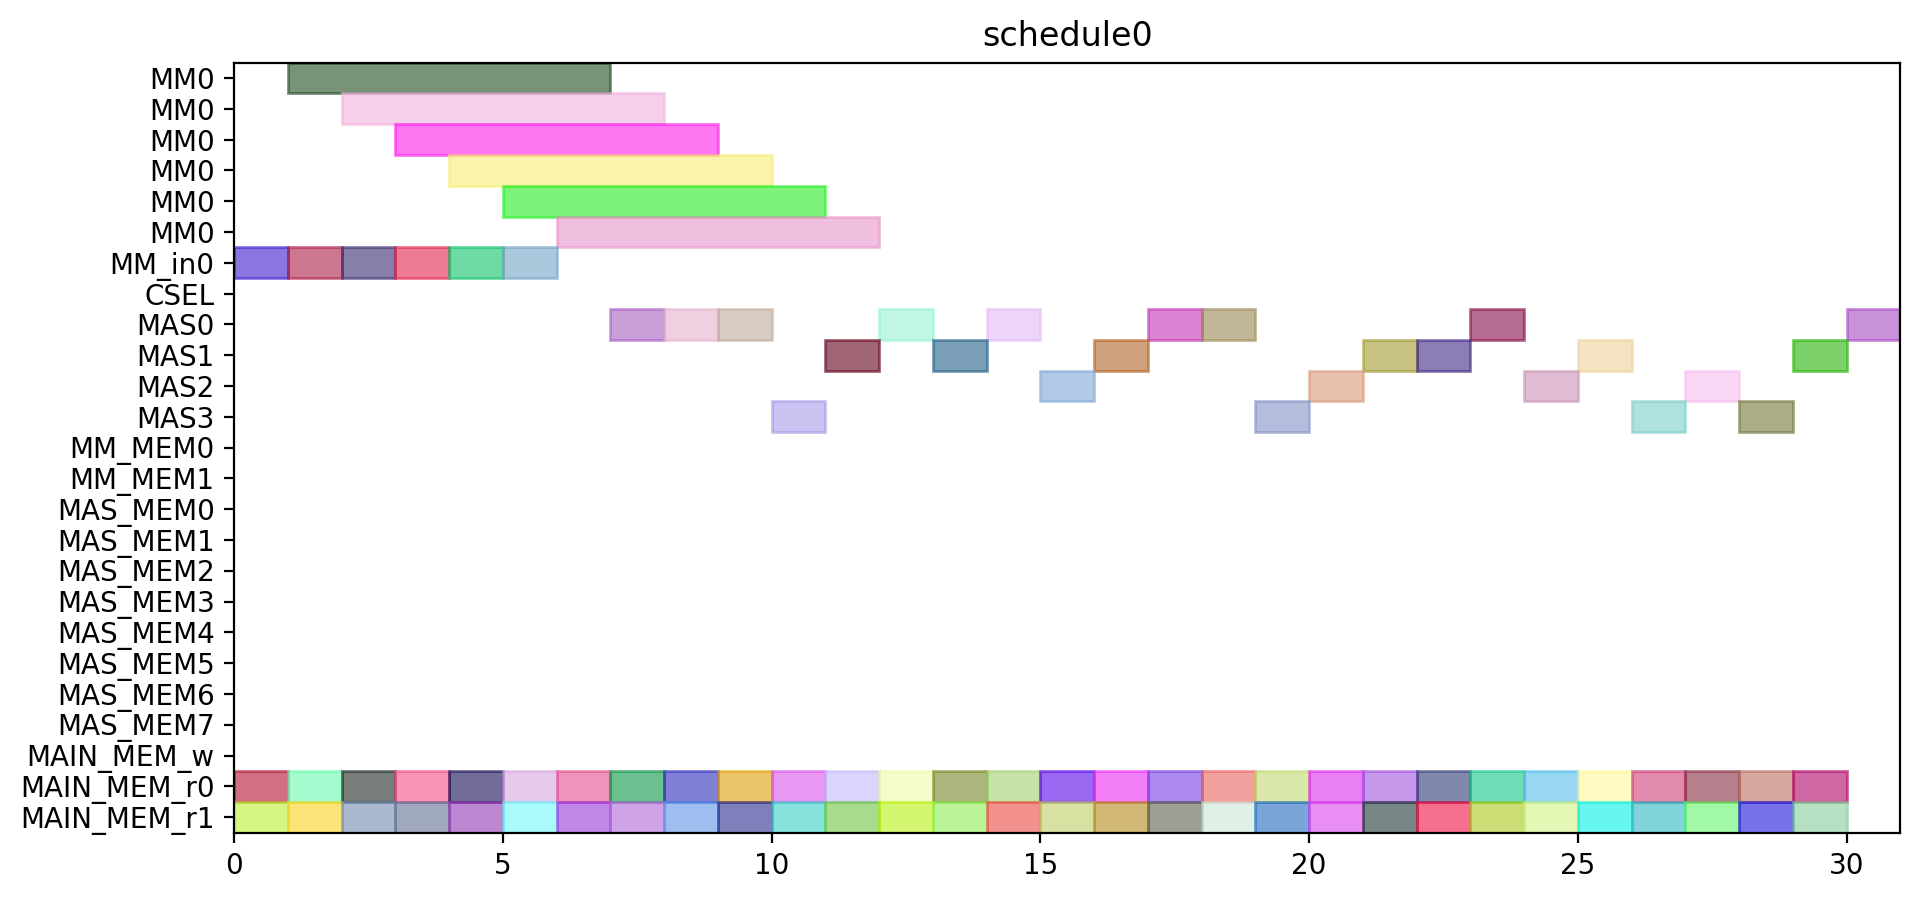

Reproduce this figure in Python.
from pyschedule import Scenario, solvers, plotters, alt


def solve():
	horizon = 120
	S = Scenario("schedule0", horizon=horizon)

	# resource
	MM = S.Resources('MM', num=1, size=6)
	MM_in = S.Resources('MM_in', num=1)
	CSEL = S.Resource('CSEL')
	MAS = S.Resources('MAS', num=4, size=1, periods=range(1, horizon))
	MM_MEM = S.Resources('MM_MEM', num=2)
	MAS_MEM = S.Resources('MAS_MEM', num=8)
	MAIN_MEM_w = S.Resource('MAIN_MEM_w', size=1)
	MAIN_MEM_r = S.Resources('MAIN_MEM_r', num=2)

	# result of previous scheduling

	# new tasks
	c_t0_a1_0 = S.Task('c_t0_a1_0', length=1, delay_cost=1)
	c_t0_a1_0 += alt(MAS)
	c_t0_a1_0_mem0 = S.Task('c_t0_a1_0_mem0', length=1, delay_cost=1)
	c_t0_a1_0_mem0 += MAIN_MEM_r[0]
	S += c_t0_a1_0_mem0 <= c_t0_a1_0

	c_t0_a1_0_mem1 = S.Task('c_t0_a1_0_mem1', length=1, delay_cost=1)
	c_t0_a1_0_mem1 += MAIN_MEM_r[1]
	S += c_t0_a1_0_mem1 <= c_t0_a1_0

	c_t0_a1_1 = S.Task('c_t0_a1_1', length=1, delay_cost=1)
	c_t0_a1_1 += alt(MAS)
	c_t0_a1_1_mem0 = S.Task('c_t0_a1_1_mem0', length=1, delay_cost=1)
	c_t0_a1_1_mem0 += MAIN_MEM_r[0]
	S += c_t0_a1_1_mem0 <= c_t0_a1_1

	c_t0_a1_1_mem1 = S.Task('c_t0_a1_1_mem1', length=1, delay_cost=1)
	c_t0_a1_1_mem1 += MAIN_MEM_r[1]
	S += c_t0_a1_1_mem1 <= c_t0_a1_1

	c_t0_t10 = S.Task('c_t0_t10', length=1, delay_cost=1)
	c_t0_t10 += alt(MAS)
	c_t0_t10_mem0 = S.Task('c_t0_t10_mem0', length=1, delay_cost=1)
	c_t0_t10_mem0 += MAIN_MEM_r[0]
	S += c_t0_t10_mem0 <= c_t0_t10

	c_t0_t10_mem1 = S.Task('c_t0_t10_mem1', length=1, delay_cost=1)
	c_t0_t10_mem1 += MAIN_MEM_r[1]
	S += c_t0_t10_mem1 <= c_t0_t10

	c_t0_t11 = S.Task('c_t0_t11', length=1, delay_cost=1)
	c_t0_t11 += alt(MAS)
	c_t0_t11_mem0 = S.Task('c_t0_t11_mem0', length=1, delay_cost=1)
	c_t0_t11_mem0 += MAIN_MEM_r[0]
	S += c_t0_t11_mem0 <= c_t0_t11

	c_t0_t11_mem1 = S.Task('c_t0_t11_mem1', length=1, delay_cost=1)
	c_t0_t11_mem1 += MAIN_MEM_r[1]
	S += c_t0_t11_mem1 <= c_t0_t11

	c_t0_t3_t0 = S.Task('c_t0_t3_t0', length=6, delay_cost=1)
	c_t0_t3_t0 += alt(MM)
	c_t0_t3_t0_in = S.Task('c_t0_t3_t0_in', length=1, delay_cost=1)
	c_t0_t3_t0_in += alt(MM_in)
	S += c_t0_t3_t0_in*MM_in[0]<=c_t0_t3_t0*MM[0]
	c_t0_t3_t0_mem0 = S.Task('c_t0_t3_t0_mem0', length=1, delay_cost=1)
	c_t0_t3_t0_mem0 += MAIN_MEM_r[0]
	S += c_t0_t3_t0_mem0 <= c_t0_t3_t0

	c_t0_t3_t0_mem1 = S.Task('c_t0_t3_t0_mem1', length=1, delay_cost=1)
	c_t0_t3_t0_mem1 += MAIN_MEM_r[1]
	S += c_t0_t3_t0_mem1 <= c_t0_t3_t0

	c_t0_t3_t1 = S.Task('c_t0_t3_t1', length=6, delay_cost=1)
	c_t0_t3_t1 += alt(MM)
	c_t0_t3_t1_in = S.Task('c_t0_t3_t1_in', length=1, delay_cost=1)
	c_t0_t3_t1_in += alt(MM_in)
	S += c_t0_t3_t1_in*MM_in[0]<=c_t0_t3_t1*MM[0]
	c_t0_t3_t1_mem0 = S.Task('c_t0_t3_t1_mem0', length=1, delay_cost=1)
	c_t0_t3_t1_mem0 += MAIN_MEM_r[0]
	S += c_t0_t3_t1_mem0 <= c_t0_t3_t1

	c_t0_t3_t1_mem1 = S.Task('c_t0_t3_t1_mem1', length=1, delay_cost=1)
	c_t0_t3_t1_mem1 += MAIN_MEM_r[1]
	S += c_t0_t3_t1_mem1 <= c_t0_t3_t1

	c_t0_t3_t2 = S.Task('c_t0_t3_t2', length=1, delay_cost=1)
	c_t0_t3_t2 += alt(MAS)
	c_t0_t3_t2_mem0 = S.Task('c_t0_t3_t2_mem0', length=1, delay_cost=1)
	c_t0_t3_t2_mem0 += MAIN_MEM_r[0]
	S += c_t0_t3_t2_mem0 <= c_t0_t3_t2

	c_t0_t3_t2_mem1 = S.Task('c_t0_t3_t2_mem1', length=1, delay_cost=1)
	c_t0_t3_t2_mem1 += MAIN_MEM_r[1]
	S += c_t0_t3_t2_mem1 <= c_t0_t3_t2

	c_t0_t3_t3 = S.Task('c_t0_t3_t3', length=1, delay_cost=1)
	c_t0_t3_t3 += alt(MAS)
	c_t0_t3_t3_mem0 = S.Task('c_t0_t3_t3_mem0', length=1, delay_cost=1)
	c_t0_t3_t3_mem0 += MAIN_MEM_r[0]
	S += c_t0_t3_t3_mem0 <= c_t0_t3_t3

	c_t0_t3_t3_mem1 = S.Task('c_t0_t3_t3_mem1', length=1, delay_cost=1)
	c_t0_t3_t3_mem1 += MAIN_MEM_r[1]
	S += c_t0_t3_t3_mem1 <= c_t0_t3_t3

	c_t1_a1_0 = S.Task('c_t1_a1_0', length=1, delay_cost=1)
	c_t1_a1_0 += alt(MAS)
	c_t1_a1_0_mem0 = S.Task('c_t1_a1_0_mem0', length=1, delay_cost=1)
	c_t1_a1_0_mem0 += MAIN_MEM_r[0]
	S += c_t1_a1_0_mem0 <= c_t1_a1_0

	c_t1_a1_0_mem1 = S.Task('c_t1_a1_0_mem1', length=1, delay_cost=1)
	c_t1_a1_0_mem1 += MAIN_MEM_r[1]
	S += c_t1_a1_0_mem1 <= c_t1_a1_0

	c_t1_a1_1 = S.Task('c_t1_a1_1', length=1, delay_cost=1)
	c_t1_a1_1 += alt(MAS)
	c_t1_a1_1_mem0 = S.Task('c_t1_a1_1_mem0', length=1, delay_cost=1)
	c_t1_a1_1_mem0 += MAIN_MEM_r[0]
	S += c_t1_a1_1_mem0 <= c_t1_a1_1

	c_t1_a1_1_mem1 = S.Task('c_t1_a1_1_mem1', length=1, delay_cost=1)
	c_t1_a1_1_mem1 += MAIN_MEM_r[1]
	S += c_t1_a1_1_mem1 <= c_t1_a1_1

	c_t1_t10 = S.Task('c_t1_t10', length=1, delay_cost=1)
	c_t1_t10 += alt(MAS)
	c_t1_t10_mem0 = S.Task('c_t1_t10_mem0', length=1, delay_cost=1)
	c_t1_t10_mem0 += MAIN_MEM_r[0]
	S += c_t1_t10_mem0 <= c_t1_t10

	c_t1_t10_mem1 = S.Task('c_t1_t10_mem1', length=1, delay_cost=1)
	c_t1_t10_mem1 += MAIN_MEM_r[1]
	S += c_t1_t10_mem1 <= c_t1_t10

	c_t1_t11 = S.Task('c_t1_t11', length=1, delay_cost=1)
	c_t1_t11 += alt(MAS)
	c_t1_t11_mem0 = S.Task('c_t1_t11_mem0', length=1, delay_cost=1)
	c_t1_t11_mem0 += MAIN_MEM_r[0]
	S += c_t1_t11_mem0 <= c_t1_t11

	c_t1_t11_mem1 = S.Task('c_t1_t11_mem1', length=1, delay_cost=1)
	c_t1_t11_mem1 += MAIN_MEM_r[1]
	S += c_t1_t11_mem1 <= c_t1_t11

	c_t1_t3_t0 = S.Task('c_t1_t3_t0', length=6, delay_cost=1)
	c_t1_t3_t0 += alt(MM)
	c_t1_t3_t0_in = S.Task('c_t1_t3_t0_in', length=1, delay_cost=1)
	c_t1_t3_t0_in += alt(MM_in)
	S += c_t1_t3_t0_in*MM_in[0]<=c_t1_t3_t0*MM[0]
	c_t1_t3_t0_mem0 = S.Task('c_t1_t3_t0_mem0', length=1, delay_cost=1)
	c_t1_t3_t0_mem0 += MAIN_MEM_r[0]
	S += c_t1_t3_t0_mem0 <= c_t1_t3_t0

	c_t1_t3_t0_mem1 = S.Task('c_t1_t3_t0_mem1', length=1, delay_cost=1)
	c_t1_t3_t0_mem1 += MAIN_MEM_r[1]
	S += c_t1_t3_t0_mem1 <= c_t1_t3_t0

	c_t1_t3_t1 = S.Task('c_t1_t3_t1', length=6, delay_cost=1)
	c_t1_t3_t1 += alt(MM)
	c_t1_t3_t1_in = S.Task('c_t1_t3_t1_in', length=1, delay_cost=1)
	c_t1_t3_t1_in += alt(MM_in)
	S += c_t1_t3_t1_in*MM_in[0]<=c_t1_t3_t1*MM[0]
	c_t1_t3_t1_mem0 = S.Task('c_t1_t3_t1_mem0', length=1, delay_cost=1)
	c_t1_t3_t1_mem0 += MAIN_MEM_r[0]
	S += c_t1_t3_t1_mem0 <= c_t1_t3_t1

	c_t1_t3_t1_mem1 = S.Task('c_t1_t3_t1_mem1', length=1, delay_cost=1)
	c_t1_t3_t1_mem1 += MAIN_MEM_r[1]
	S += c_t1_t3_t1_mem1 <= c_t1_t3_t1

	c_t1_t3_t2 = S.Task('c_t1_t3_t2', length=1, delay_cost=1)
	c_t1_t3_t2 += alt(MAS)
	c_t1_t3_t2_mem0 = S.Task('c_t1_t3_t2_mem0', length=1, delay_cost=1)
	c_t1_t3_t2_mem0 += MAIN_MEM_r[0]
	S += c_t1_t3_t2_mem0 <= c_t1_t3_t2

	c_t1_t3_t2_mem1 = S.Task('c_t1_t3_t2_mem1', length=1, delay_cost=1)
	c_t1_t3_t2_mem1 += MAIN_MEM_r[1]
	S += c_t1_t3_t2_mem1 <= c_t1_t3_t2

	c_t1_t3_t3 = S.Task('c_t1_t3_t3', length=1, delay_cost=1)
	c_t1_t3_t3 += alt(MAS)
	c_t1_t3_t3_mem0 = S.Task('c_t1_t3_t3_mem0', length=1, delay_cost=1)
	c_t1_t3_t3_mem0 += MAIN_MEM_r[0]
	S += c_t1_t3_t3_mem0 <= c_t1_t3_t3

	c_t1_t3_t3_mem1 = S.Task('c_t1_t3_t3_mem1', length=1, delay_cost=1)
	c_t1_t3_t3_mem1 += MAIN_MEM_r[1]
	S += c_t1_t3_t3_mem1 <= c_t1_t3_t3

	c_t2_a1_0 = S.Task('c_t2_a1_0', length=1, delay_cost=1)
	c_t2_a1_0 += alt(MAS)
	c_t2_a1_0_mem0 = S.Task('c_t2_a1_0_mem0', length=1, delay_cost=1)
	c_t2_a1_0_mem0 += MAIN_MEM_r[0]
	S += c_t2_a1_0_mem0 <= c_t2_a1_0

	c_t2_a1_0_mem1 = S.Task('c_t2_a1_0_mem1', length=1, delay_cost=1)
	c_t2_a1_0_mem1 += MAIN_MEM_r[1]
	S += c_t2_a1_0_mem1 <= c_t2_a1_0

	c_t2_a1_1 = S.Task('c_t2_a1_1', length=1, delay_cost=1)
	c_t2_a1_1 += alt(MAS)
	c_t2_a1_1_mem0 = S.Task('c_t2_a1_1_mem0', length=1, delay_cost=1)
	c_t2_a1_1_mem0 += MAIN_MEM_r[0]
	S += c_t2_a1_1_mem0 <= c_t2_a1_1

	c_t2_a1_1_mem1 = S.Task('c_t2_a1_1_mem1', length=1, delay_cost=1)
	c_t2_a1_1_mem1 += MAIN_MEM_r[1]
	S += c_t2_a1_1_mem1 <= c_t2_a1_1

	c_t2_t10 = S.Task('c_t2_t10', length=1, delay_cost=1)
	c_t2_t10 += alt(MAS)
	c_t2_t10_mem0 = S.Task('c_t2_t10_mem0', length=1, delay_cost=1)
	c_t2_t10_mem0 += MAIN_MEM_r[0]
	S += c_t2_t10_mem0 <= c_t2_t10

	c_t2_t10_mem1 = S.Task('c_t2_t10_mem1', length=1, delay_cost=1)
	c_t2_t10_mem1 += MAIN_MEM_r[1]
	S += c_t2_t10_mem1 <= c_t2_t10

	c_t2_t11 = S.Task('c_t2_t11', length=1, delay_cost=1)
	c_t2_t11 += alt(MAS)
	c_t2_t11_mem0 = S.Task('c_t2_t11_mem0', length=1, delay_cost=1)
	c_t2_t11_mem0 += MAIN_MEM_r[0]
	S += c_t2_t11_mem0 <= c_t2_t11

	c_t2_t11_mem1 = S.Task('c_t2_t11_mem1', length=1, delay_cost=1)
	c_t2_t11_mem1 += MAIN_MEM_r[1]
	S += c_t2_t11_mem1 <= c_t2_t11

	c_t2_t3_t0 = S.Task('c_t2_t3_t0', length=6, delay_cost=1)
	c_t2_t3_t0 += alt(MM)
	c_t2_t3_t0_in = S.Task('c_t2_t3_t0_in', length=1, delay_cost=1)
	c_t2_t3_t0_in += alt(MM_in)
	S += c_t2_t3_t0_in*MM_in[0]<=c_t2_t3_t0*MM[0]
	c_t2_t3_t0_mem0 = S.Task('c_t2_t3_t0_mem0', length=1, delay_cost=1)
	c_t2_t3_t0_mem0 += MAIN_MEM_r[0]
	S += c_t2_t3_t0_mem0 <= c_t2_t3_t0

	c_t2_t3_t0_mem1 = S.Task('c_t2_t3_t0_mem1', length=1, delay_cost=1)
	c_t2_t3_t0_mem1 += MAIN_MEM_r[1]
	S += c_t2_t3_t0_mem1 <= c_t2_t3_t0

	c_t2_t3_t1 = S.Task('c_t2_t3_t1', length=6, delay_cost=1)
	c_t2_t3_t1 += alt(MM)
	c_t2_t3_t1_in = S.Task('c_t2_t3_t1_in', length=1, delay_cost=1)
	c_t2_t3_t1_in += alt(MM_in)
	S += c_t2_t3_t1_in*MM_in[0]<=c_t2_t3_t1*MM[0]
	c_t2_t3_t1_mem0 = S.Task('c_t2_t3_t1_mem0', length=1, delay_cost=1)
	c_t2_t3_t1_mem0 += MAIN_MEM_r[0]
	S += c_t2_t3_t1_mem0 <= c_t2_t3_t1

	c_t2_t3_t1_mem1 = S.Task('c_t2_t3_t1_mem1', length=1, delay_cost=1)
	c_t2_t3_t1_mem1 += MAIN_MEM_r[1]
	S += c_t2_t3_t1_mem1 <= c_t2_t3_t1

	c_t2_t3_t2 = S.Task('c_t2_t3_t2', length=1, delay_cost=1)
	c_t2_t3_t2 += alt(MAS)
	c_t2_t3_t2_mem0 = S.Task('c_t2_t3_t2_mem0', length=1, delay_cost=1)
	c_t2_t3_t2_mem0 += MAIN_MEM_r[0]
	S += c_t2_t3_t2_mem0 <= c_t2_t3_t2

	c_t2_t3_t2_mem1 = S.Task('c_t2_t3_t2_mem1', length=1, delay_cost=1)
	c_t2_t3_t2_mem1 += MAIN_MEM_r[1]
	S += c_t2_t3_t2_mem1 <= c_t2_t3_t2

	c_t2_t3_t3 = S.Task('c_t2_t3_t3', length=1, delay_cost=1)
	c_t2_t3_t3 += alt(MAS)
	c_t2_t3_t3_mem0 = S.Task('c_t2_t3_t3_mem0', length=1, delay_cost=1)
	c_t2_t3_t3_mem0 += MAIN_MEM_r[0]
	S += c_t2_t3_t3_mem0 <= c_t2_t3_t3

	c_t2_t3_t3_mem1 = S.Task('c_t2_t3_t3_mem1', length=1, delay_cost=1)
	c_t2_t3_t3_mem1 += MAIN_MEM_r[1]
	S += c_t2_t3_t3_mem1 <= c_t2_t3_t3

	c_t3000 = S.Task('c_t3000', length=1, delay_cost=1)
	c_t3000 += alt(MAS)
	c_t3000_mem0 = S.Task('c_t3000_mem0', length=1, delay_cost=1)
	c_t3000_mem0 += MAIN_MEM_r[0]
	S += c_t3000_mem0 <= c_t3000

	c_t3000_mem1 = S.Task('c_t3000_mem1', length=1, delay_cost=1)
	c_t3000_mem1 += MAIN_MEM_r[1]
	S += c_t3000_mem1 <= c_t3000

	c_t3001 = S.Task('c_t3001', length=1, delay_cost=1)
	c_t3001 += alt(MAS)
	c_t3001_mem0 = S.Task('c_t3001_mem0', length=1, delay_cost=1)
	c_t3001_mem0 += MAIN_MEM_r[0]
	S += c_t3001_mem0 <= c_t3001

	c_t3001_mem1 = S.Task('c_t3001_mem1', length=1, delay_cost=1)
	c_t3001_mem1 += MAIN_MEM_r[1]
	S += c_t3001_mem1 <= c_t3001

	c_t3010 = S.Task('c_t3010', length=1, delay_cost=1)
	c_t3010 += alt(MAS)
	c_t3010_mem0 = S.Task('c_t3010_mem0', length=1, delay_cost=1)
	c_t3010_mem0 += MAIN_MEM_r[0]
	S += c_t3010_mem0 <= c_t3010

	c_t3010_mem1 = S.Task('c_t3010_mem1', length=1, delay_cost=1)
	c_t3010_mem1 += MAIN_MEM_r[1]
	S += c_t3010_mem1 <= c_t3010

	c_t3011 = S.Task('c_t3011', length=1, delay_cost=1)
	c_t3011 += alt(MAS)
	c_t3011_mem0 = S.Task('c_t3011_mem0', length=1, delay_cost=1)
	c_t3011_mem0 += MAIN_MEM_r[0]
	S += c_t3011_mem0 <= c_t3011

	c_t3011_mem1 = S.Task('c_t3011_mem1', length=1, delay_cost=1)
	c_t3011_mem1 += MAIN_MEM_r[1]
	S += c_t3011_mem1 <= c_t3011

	c_t4000 = S.Task('c_t4000', length=1, delay_cost=1)
	c_t4000 += alt(MAS)
	c_t4000_mem0 = S.Task('c_t4000_mem0', length=1, delay_cost=1)
	c_t4000_mem0 += MAIN_MEM_r[0]
	S += c_t4000_mem0 <= c_t4000

	c_t4000_mem1 = S.Task('c_t4000_mem1', length=1, delay_cost=1)
	c_t4000_mem1 += MAIN_MEM_r[1]
	S += c_t4000_mem1 <= c_t4000

	c_t4001 = S.Task('c_t4001', length=1, delay_cost=1)
	c_t4001 += alt(MAS)
	c_t4001_mem0 = S.Task('c_t4001_mem0', length=1, delay_cost=1)
	c_t4001_mem0 += MAIN_MEM_r[0]
	S += c_t4001_mem0 <= c_t4001

	c_t4001_mem1 = S.Task('c_t4001_mem1', length=1, delay_cost=1)
	c_t4001_mem1 += MAIN_MEM_r[1]
	S += c_t4001_mem1 <= c_t4001

	solvers.mip.solve(S,msg=1,kind='CPLEX',ratio_gap=1.01)

	solution = [['hoge']*len(S.solution()[1]) for i in range(len(S.solution()))]
	for i in range(len(S.solution())):
		for j in range(len(S.solution()[i])):
			solution[i][j]=str(S.solution()[i][j])
	print(solution)

	cycles = int(solution[-1][3])

	pic_file_name = "/home/mfukuda/ABE/multiRAM_multiMAS_16mux/scheduling_result/stage6MM1_stage1MAS4/SQR/schedule0.png"
	if(S.solution() != []):
		plotters.matplotlib.plot(S,img_filename=pic_file_name, show_task_labels=False, fig_size=(cycles*0.25+3, 5))

	return solution
